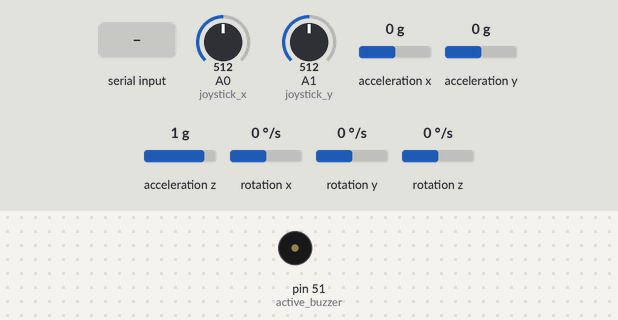
The sketch below on a simulated Arduino Mega 2560, built with avr-gcc and run on an emulated ATmega2560. On the bench: buzzer (waves = sounding, pin HIGH). Wiring (inferred from the names in the program): MPU-6050 motion sensor at I2C address 0x68. Inputs (shaded band) come from the test bench; at power-on: A0 (joystick_x) = 512, A1 (joystick_y) = 512, acceleration x 0 g, acceleration y 0 g, acceleration z 1 g, rotation x 0 °/s, rotation y 0 °/s, rotation z 0 °/s. What the sketch prints to the serial monitor is not drawn.

Above: at 1.2 s.
1.3 s: "E" received over Serial
4.9 s: A0 (joystick_x) set to 695
7.9 s: A0 (joystick_x) set to 723
9.6 s: A1 (joystick_y) set to 317
11.1 s: A1 (joystick_y) set to 286
Timing chart, 0 to 13.7 s (numbered marks = the images above; inputs shaded):
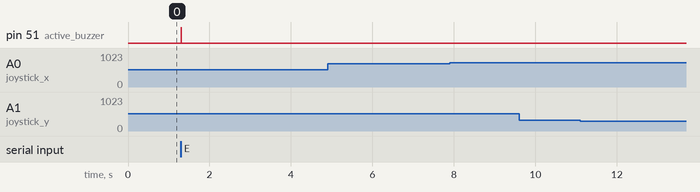

The sketch:

Lab2.ino
```cpp
#include<Wire.h>

//Pin Declarations
const int joystick_x = 0; // analog pin connected to X output
const int joystick_y = 1; // analog pin connected to Y output
const int active_buzzer = 51;

//Global Variables
int joystick_x_reading;
int joystick_y_reading;
const int MPU_addr=0x68;  // I2C address of the MPU-6050
int16_t AcX,AcY,AcZ,Tmp,GyX,GyY,GyZ;
int incomingByte = 0;
long int shake=0;

void joystick_serial(){
  joystick_x_reading = analogRead(joystick_x);
  joystick_y_reading = analogRead(joystick_y);
  joystick_x_reading = joystick_x_reading - 512;
  joystick_y_reading = joystick_y_reading - 512;
  shake = abs(AcX) + abs(AcY) + abs(AcZ);

  if (shake > 30000){
    Serial.print('g');
  }
  else if(abs(joystick_x_reading)>abs(joystick_y_reading)){
    if(joystick_x_reading < -200){
      Serial.print('l');
    }
    else if (joystick_x_reading > 200){
      Serial.print('r');
    }
  }
  else{
    if(joystick_y_reading < -200){
      Serial.print('d');
    }
    else if(joystick_y_reading > 200){
      Serial.print('u');
    }
  }

}

void read_ag(){
  Wire.beginTransmission(MPU_addr);
  Wire.write(0x3B);  // starting with register 0x3B (ACCEL_XOUT_H)
  Wire.endTransmission(false);
  Wire.requestFrom(MPU_addr,14,true);  // request a total of 14 registers
  AcX=Wire.read()<<8|Wire.read();  // 0x3B (ACCEL_XOUT_H) & 0x3C (ACCEL_XOUT_L)
  AcY=Wire.read()<<8|Wire.read();  // 0x3D (ACCEL_YOUT_H) & 0x3E (ACCEL_YOUT_L)
  AcZ=Wire.read()<<8|Wire.read();  // 0x3F (ACCEL_ZOUT_H) & 0x40 (ACCEL_ZOUT_L)
  Tmp=Wire.read()<<8|Wire.read();  // 0x41 (TEMP_OUT_H) & 0x42 (TEMP_OUT_L)
  GyX=Wire.read()<<8|Wire.read();  // 0x43 (GYRO_XOUT_H) & 0x44 (GYRO_XOUT_L)
  GyY=Wire.read()<<8|Wire.read();  // 0x45 (GYRO_YOUT_H) & 0x46 (GYRO_YOUT_L)
  GyZ=Wire.read()<<8|Wire.read();  // 0x47 (GYRO_ZOUT_H) & 0x48 (GYRO_ZOUT_L)
}

void ag_serial(){
  read_ag();
  if(abs(GyX)>abs(GyY)){
    if(GyX < -10000){
      Serial.print('r');
    }
    else if (GyX > 10000){
      Serial.print('l');
    }
  }
  else{
    if(GyY < -10000){
      Serial.print('u');
    }
    else if(GyY > 10000){
      Serial.print('d');
    }
  }

}

void beep(){
  digitalWrite(active_buzzer, HIGH);
  delay(10);
  digitalWrite(active_buzzer, LOW);
}


void setup() {
  // put your setup code here, to run once:
  Wire.begin();
  Wire.beginTransmission(MPU_addr);
  Wire.write(0x6B);  // PWR_MGMT_1 register
  Wire.write(0);     // set to zero (wakes up the MPU-6050)
  Wire.endTransmission(true);
  pinMode(active_buzzer, OUTPUT);
  Serial.begin(9600);
}


void loop() {
  // put your main code here, to run repeatedly:
  joystick_serial();
  ag_serial();

  if (Serial.available() > 0) {
    // read the incoming byte:
    incomingByte = Serial.read();
    if(incomingByte == 'E'){
      beep();
    }
  }
  delay(50);

}
```

Measured:
- after the input at 1.3 s, pin 51 (active_buzzer): LOW → HIGH at once, → LOW 0.01 s later
- after the input at 4.9 s, every drawn part: stays the same
- after the input at 7.9 s, every drawn part: stays the same
- after the input at 9.6 s, every drawn part: stays the same
- after the input at 11.1 s, every drawn part: stays the same
